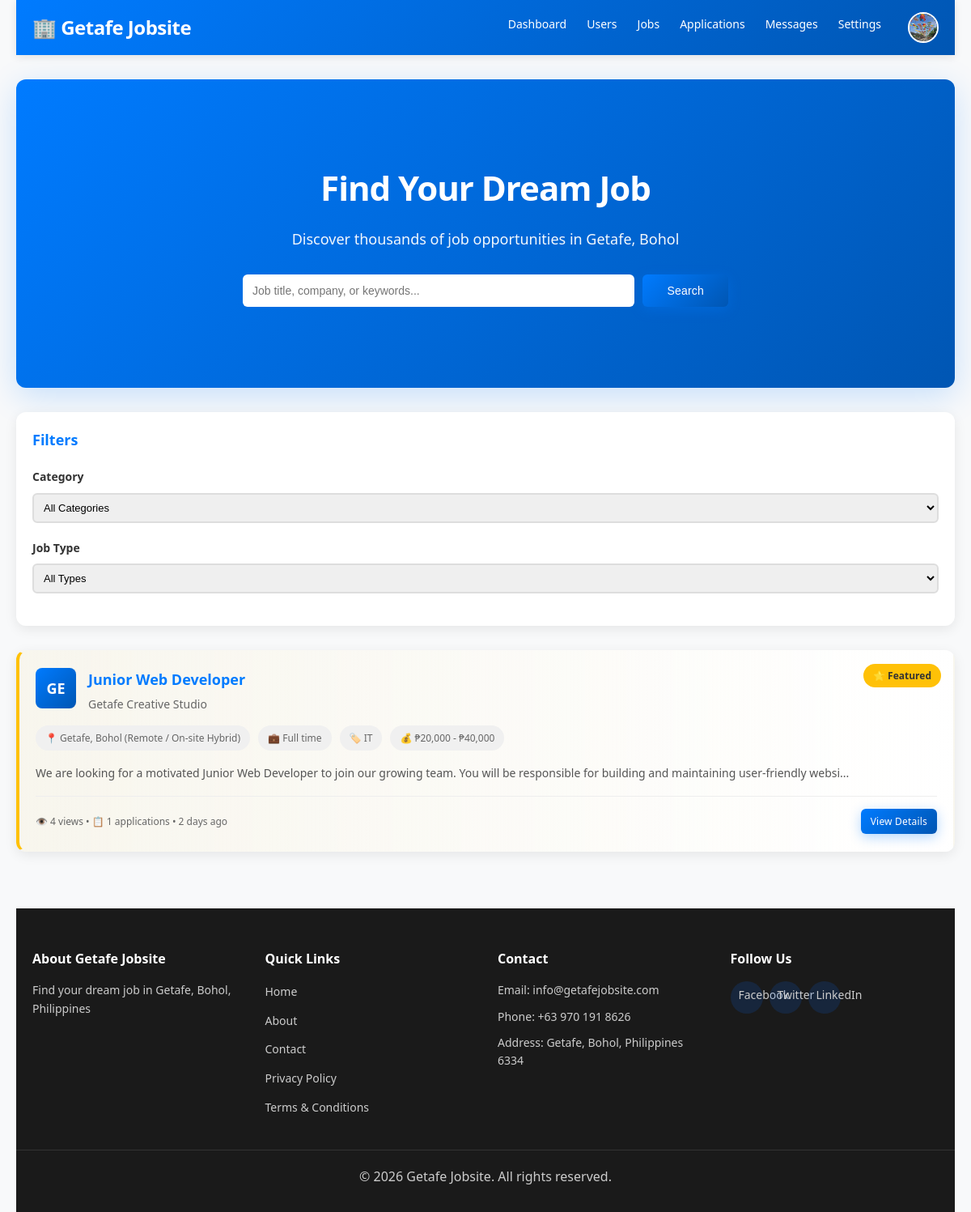
Page /public/home.php (signed in) on the committed database.
### tables this page shows
CREATE TABLE `settings` (
  `id` int(11) NOT NULL AUTO_INCREMENT,
  `setting_key` varchar(100) DEFAULT NULL,
  `setting_value` longtext DEFAULT NULL,
  `created_at` timestamp NOT NULL DEFAULT current_timestamp(),
  `updated_at` timestamp NOT NULL DEFAULT current_timestamp() ON UPDATE current_timestamp(),
  PRIMARY KEY (`id`),
  UNIQUE KEY `setting_key` (`setting_key`)
);

CREATE TABLE `jobs` (
  `id` int(11) NOT NULL AUTO_INCREMENT,
  `title` varchar(255) NOT NULL,
  `description` longtext NOT NULL,
  `category` varchar(100) NOT NULL,
  `company` varchar(255) NOT NULL,
  `location` varchar(255) DEFAULT 'Getafe, Bohol',
  `salary_min` int(11) DEFAULT NULL,
  `salary_max` int(11) DEFAULT NULL,
  `job_type` enum('full-time','part-time','contract','temporary','internship') NOT NULL,
  `experience_level` enum('entry','mid','senior','executive') DEFAULT 'mid',
  `requirements` longtext DEFAULT NULL,
  `benefits` longtext DEFAULT NULL,
  `posted_by` int(11) NOT NULL,
  `applications_count` int(11) DEFAULT 0,
  `views_count` int(11) DEFAULT 0,
  `is_active` tinyint(1) DEFAULT 1,
  `is_featured` tinyint(1) DEFAULT 0,
  `featured_until` datetime DEFAULT NULL,
  `created_at` timestamp NOT NULL DEFAULT current_timestamp(),
  `updated_at` timestamp NOT NULL DEFAULT current_timestamp() ON UPDATE current_timestamp(),
  `featured_paid` tinyint(1) DEFAULT 0,
  PRIMARY KEY (`id`),
  KEY `idx_category` (`category`),
  KEY `idx_job_type` (`job_type`),
  KEY `idx_is_active` (`is_active`),
  KEY `idx_created_at` (`created_at`),
  KEY `jobs_ibfk_1` (`posted_by`),
  KEY `idx_job_featured` (`is_featured`,`featured_until`),
  CONSTRAINT `jobs_ibfk_1` FOREIGN KEY (`posted_by`) REFERENCES `users` (`id`) ON DELETE CASCADE
);

CREATE TABLE `users` (
  `id` int(11) NOT NULL AUTO_INCREMENT,
  `first_name` varchar(100) NOT NULL,
  `last_name` varchar(100) NOT NULL,
  `email` varchar(100) NOT NULL,
  `password` varchar(255) NOT NULL,
  `user_type` enum('jobseeker','employer','admin') NOT NULL DEFAULT 'jobseeker',
  `phone` varchar(20) DEFAULT NULL,
  `location` varchar(255) DEFAULT 'Getafe, Bohol',
  `avatar` varchar(255) DEFAULT NULL,
  `bio` text DEFAULT NULL,
  `skills` varchar(500) DEFAULT NULL,
  `company` varchar(255) DEFAULT NULL,
  `company_info` text DEFAULT NULL,
  `company_website` varchar(255) DEFAULT NULL,
  `company_logo` varchar(255) DEFAULT NULL,
  `verified` tinyint(1) DEFAULT 0,
  `status` enum('active','inactive','banned') DEFAULT 'active',
  `created_at` timestamp NOT NULL DEFAULT current_timestamp(),
  `updated_at` timestamp NOT NULL DEFAULT current_timestamp() ON UPDATE current_timestamp(),
  PRIMARY KEY (`id`),
  UNIQUE KEY `email` (`email`),
  KEY `idx_email` (`email`),
  KEY `idx_user_type` (`user_type`)
);

### config/config.php (called while the page is built, shortened)
<?php
require_once __DIR__ . '/database.php';
function sanitize($data) {
    global $conn;
    return $conn->real_escape_string(htmlspecialchars(trim($data)));
}
function isLoggedIn() {
    return isset($_SESSION['user_id']) && !empty($_SESSION['user_id']);
}
function getUserType() {
    return $_SESSION['user_type'] ?? null;
}
function getUserId() {
    return $_SESSION['user_id'] ?? null;
}
function timeAgo($datetime) {
    $now = new DateTime();
    $ago = new DateTime($datetime);
    $diff = $now->diff($ago);
    if ($diff->d > 30) {
        return $ago->format('M d, Y');
    } else if ($diff->d > 0) {
        return $diff->d . ' day' . ($diff->d > 1 ? 's' : '') . ' ago';
    } else if ($diff->h > 0) {
        return $diff->h . ' hour' . ($diff->h > 1 ? 's' : '') . ' ago';
    } else if ($diff->i > 0) {
        return $diff->i . ' minute' . ($diff->i > 1 ? 's' : '') . ' ago';
    } else {
        return 'Just now';
    }
}
function formatSalary($min, $max) {
    if ($min && $max) {
        return '₱' . number_format($min) . ' - ₱' . number_format($max);
    }
    return 'Not specified';
}
function getSetting($key, $default = '') {
    global $conn;
    $key = sanitize($key);
    $result = $conn->query("SELECT setting_value FROM settings WHERE setting_key = '$key'");
    if ($result && $result->num_rows > 0) {
        $row = $result->fetch_assoc();
        return $row['setting_value'];
    }
    return $default;
}
?>

### public/home.php (the view, shortened to what this page needs)
<?php
require_once '../config/config.php';
$search = sanitize($_GET['search'] ?? '');
$page = (int)($_GET['page'] ?? 1);
$limit = 10;
$offset = ($page - 1) * $limit;
$sql = "SELECT j.*, u.first_name, u.last_name, u.company, u.company_logo,
               (SELECT COUNT(*) FROM saved_jobs WHERE job_id = j.id AND user_id = " . getUserId() . ") as is_saved
        FROM jobs j
        JOIN users u ON j.posted_by = u.id
        WHERE j.is_active = 1 AND u.status = 'active'";
$sql .= " ORDER BY j.is_featured DESC, j.created_at DESC LIMIT $limit OFFSET $offset";
$jobs = $conn->query($sql);
require_once '../includes/header.php';
?>
<div class="container">
    <?php require_once '../includes/navbar.php'; ?>
    <section class="hero-section">
        <div class="hero-content">
            <h1>Find Your Dream Job</h1>
            <p>Discover thousands of job opportunities in Getafe, Bohol</p>
            <form method="GET" class="search-form">
                <input type="text" name="search" placeholder="Job title, company, or keywords..."
                       value="<?php echo $search; ?>">
                <button type="submit" class="btn btn-primary">Search</button>
            </form>
        </div>
    </section>
    <section class="jobs-section">
        <div class="sidebar-filters">
            <h3>Filters</h3>
            <div class="filter-group">
                <label>Category</label>
                <select name="category" onchange="applyFilters(this)">
                    <option value="">All Categories</option>
                </select>
            </div>
            <div class="filter-group">
                <label>Job Type</label>
                <select name="job_type" onchange="applyFilters(this)">
                    <option value="">All Types</option>
                </select>
            </div>
        </div>
        <div class="jobs-list">
            <?php if ($jobs->num_rows === 0): ?>
                <div class="no-results">
                    <p>No jobs found matching your criteria.</p>
                    <a href="home.php" class="btn btn-primary">Clear Filters</a>
                </div>
            <?php else: ?>
                <?php while ($job = $jobs->fetch_assoc()): ?>
                    <div class="job-card <?php echo $job['is_featured'] ? 'featured' : ''; ?>">
                        <?php if ($job['is_featured']): ?>
                            <span class="featured-badge">⭐ Featured</span>
                        <?php endif; ?>
                        <div class="job-header">
                            <?php if ($job['company_logo']): ?>
                                <img src="<?php echo BASE_URL . $job['company_logo']; ?>" alt="<?php echo $job['company']; ?>" class="company-logo">
                            <?php else: ?>
                                <div class="company-logo-placeholder">
                                    <?php echo strtoupper(substr($job['company'], 0, 2)); ?>
                                </div>
                            <?php endif; ?>
                            <div class="job-header-content">
                                <h3><a href="job-detail.php?id=<?php echo $job['id']; ?>"><?php echo $job['title']; ?></a></h3>
                                <p class="company"><?php echo $job['company']; ?></p>
                            </div>
                        </div>
                        <div class="job-tags">
                            <span class="tag">📍 <?php echo $job['location']; ?></span>
                            <span class="tag">💼 <?php echo ucfirst(str_replace('-', ' ', $job['job_type'])); ?></span>
                            <span class="tag">🏷️ <?php echo $job['category']; ?></span>
                            <?php if ($job['salary_min'] && $job['salary_max']): ?>
                                <span class="tag">💰 <?php echo formatSalary($job['salary_min'], $job['salary_max']); ?></span>
                            <?php endif; ?>
                        </div>
                        <p class="job-description"><?php echo substr(strip_tags($job['description']), 0, 150) . '...'; ?></p>
                        <div class="job-footer">
                            <small>👁️ <?php echo $job['views_count']; ?> views • 📋 <?php echo $job['applications_count']; ?> applications • <?php echo timeAgo($job['created_at']); ?></small>
                            <a href="job-detail.php?id=<?php echo $job['id']; ?>" class="btn btn-sm btn-primary">View Details</a>
                        </div>
                    </div>
                <?php endwhile; ?>
            <?php endif; ?>
        </div>
    </section>
    <?php require_once '../includes/footer.php'; ?>
</div>
<?php require_once '../includes/footer.php'; ?>
</body>
</html>

### includes/navbar.php (shortened to what this page needs)
<?php
$user_type = getUserType();
$avatar = $_SESSION['avatar'] ?? '';
$avatar_src = !empty($avatar)
    ? (strpos($avatar, 'http') === 0 ? $avatar : BASE_URL . ltrim($avatar, '/'))
    : BASE_URL . 'assets/images/default-avatar.png';
?>
<nav class="navbar">
    <div class="nav-container">
        <div class="nav-logo">
            <a href="<?php echo BASE_URL; ?>">
                🏢 <?php echo getSetting('site_name', 'Getafe Jobsite'); ?>
            </a>
        </div>
        <div class="nav-menu" id="navMenu">
            <?php if (isLoggedIn()): ?>
                <?php if ($user_type === 'jobseeker'): ?>
                    <a href="<?php echo BASE_URL; ?>my-applications.php" class="nav-link">Applications</a>
                    <a href="<?php echo BASE_URL; ?>saved-jobs.php" class="nav-link">Saved Jobs</a>
                <?php elseif ($user_type === 'employer'): ?>
                    <a href="<?php echo BASE_URL; ?>post-job.php" class="nav-link">Post Job</a>
                    <a href="<?php echo BASE_URL; ?>my-jobs.php" class="nav-link">My Jobs</a>
                    <a href="<?php echo BASE_URL; ?>my-applications.php" class="nav-link">Applications</a>
                <?php elseif ($user_type === 'admin'): ?>
                    <a href="<?php echo BASE_URL; ?>admin/dashboard.php" class="nav-link">Dashboard</a>
                    <a href="<?php echo BASE_URL; ?>admin/manage-users.php" class="nav-link">Users</a>
                    <a href="<?php echo BASE_URL; ?>admin/manage-jobs.php" class="nav-link">Jobs</a>
                    <a href="<?php echo BASE_URL; ?>admin/manage-applications.php" class="nav-link">Applications</a>
                    <a href="<?php echo BASE_URL; ?>admin/manage-messages.php" class="nav-link">Messages</a>
                    <a href="<?php echo BASE_URL; ?>admin/settings.php" class="nav-link">Settings</a>
                <?php endif; ?>
                <div class="nav-user" id="navUserMenu">
                    <button type="button" class="avatar-btn" id="avatarBtn" aria-label="Open profile menu">
                        <img src="<?php echo htmlspecialchars($avatar_src, ENT_QUOTES, 'UTF-8'); ?>" alt="Avatar" class="avatar-small">
                    </button>
                </div>
            <?php else: ?>
                <a href="<?php echo BASE_URL; ?>login.php" class="btn btn-primary">Login</a>
                <a href="<?php echo BASE_URL; ?>register.php" class="btn btn-secondary">Register</a>
            <?php endif; ?>
        </div>
    </div>
</nav>

### includes/footer.php (shortened to what this page needs)
<?php
$site_email = getSetting('site_email', 'info@getafejobsite.com');
$contact_phone = getSetting('contact_phone', '0701918626');
$address = getSetting('address', 'Getafe, Bohol, Philippines');
$facebook_url = getSetting('facebook_url', 'https://facebook.com/');
$twitter_url = getSetting('twitter_url', 'https://twitter.com/');
$linkedin_url = getSetting('linkedin_url', 'https://linkedin.com/');
?>
<footer class="footer">
    <div class="footer-container">
        <div class="footer-section">
            <h4>About <?php echo getSetting('site_name', 'Getafe Jobsite'); ?></h4>
            <p><?php echo getSetting('site_description', 'Find your dream job in Getafe, Bohol'); ?></p>
        </div>
        <div class="footer-section">
            <h4>Quick Links</h4>
            <ul>
                <li><a href="<?php echo BASE_URL; ?>">Home</a></li>
                <li><a href="<?php echo BASE_URL; ?>about.php">About</a></li>
                <li><a href="<?php echo BASE_URL; ?>contact.php">Contact</a></li>
                <li><a href="<?php echo BASE_URL; ?>privacy-policy.php">Privacy Policy</a></li>
                <li><a href="<?php echo BASE_URL; ?>terms-and-conditions.php">Terms & Conditions</a></li>
            </ul>
        </div>
        <div class="footer-section">
            <h4>Contact</h4>
            <p>Email: <?php echo htmlspecialchars($site_email); ?></p>
            <p>Phone: <?php echo htmlspecialchars($contact_phone); ?></p>
            <p>Address: <?php echo htmlspecialchars($address); ?></p>
        </div>
        <div class="footer-section">
            <h4>Follow Us</h4>
            <div class="social-links">
                <a href="<?php echo htmlspecialchars($facebook_url); ?>" class="social-link" target="_blank" rel="noopener noreferrer">Facebook</a>
                <a href="<?php echo htmlspecialchars($twitter_url); ?>" class="social-link" target="_blank" rel="noopener noreferrer">Twitter</a>
                <a href="<?php echo htmlspecialchars($linkedin_url); ?>" class="social-link" target="_blank" rel="noopener noreferrer">LinkedIn</a>
            </div>
        </div>
    </div>
    <div class="footer-bottom">
        <p>&copy; 2026 <?php echo getSetting('site_name', 'Getafe Jobsite'); ?>. All rights reserved.</p>
    </div>
</footer>

### rows in the picture
settings: setting_value "Getafe Jobsite"
jobs: is_featured "⭐ Featured", posted_by.company "GE", title "Junior Web Developer", posted_by.company "Getafe Creative Studio", location "Getafe, Bohol (Remote / On-site Hybrid)", job_type "Full time", category "IT", formatSalary($job['salary_min'], $job['salary_max']) "₱20,000 - ₱40,000", description "We are looking for a motivated Junior Web Developer to join our growing team. You will be responsible for building and maintaining user-friendly websi", views_count "4", applications_count "1", created_at "2 days ago"
settings: setting_value "Find your dream job in Getafe, Bohol, Philippines"
settings: setting_value "info@getafejobsite.com"
settings: setting_value "+63 970 191 8626"
settings: setting_value "Getafe, Bohol, Philippines 6334"
